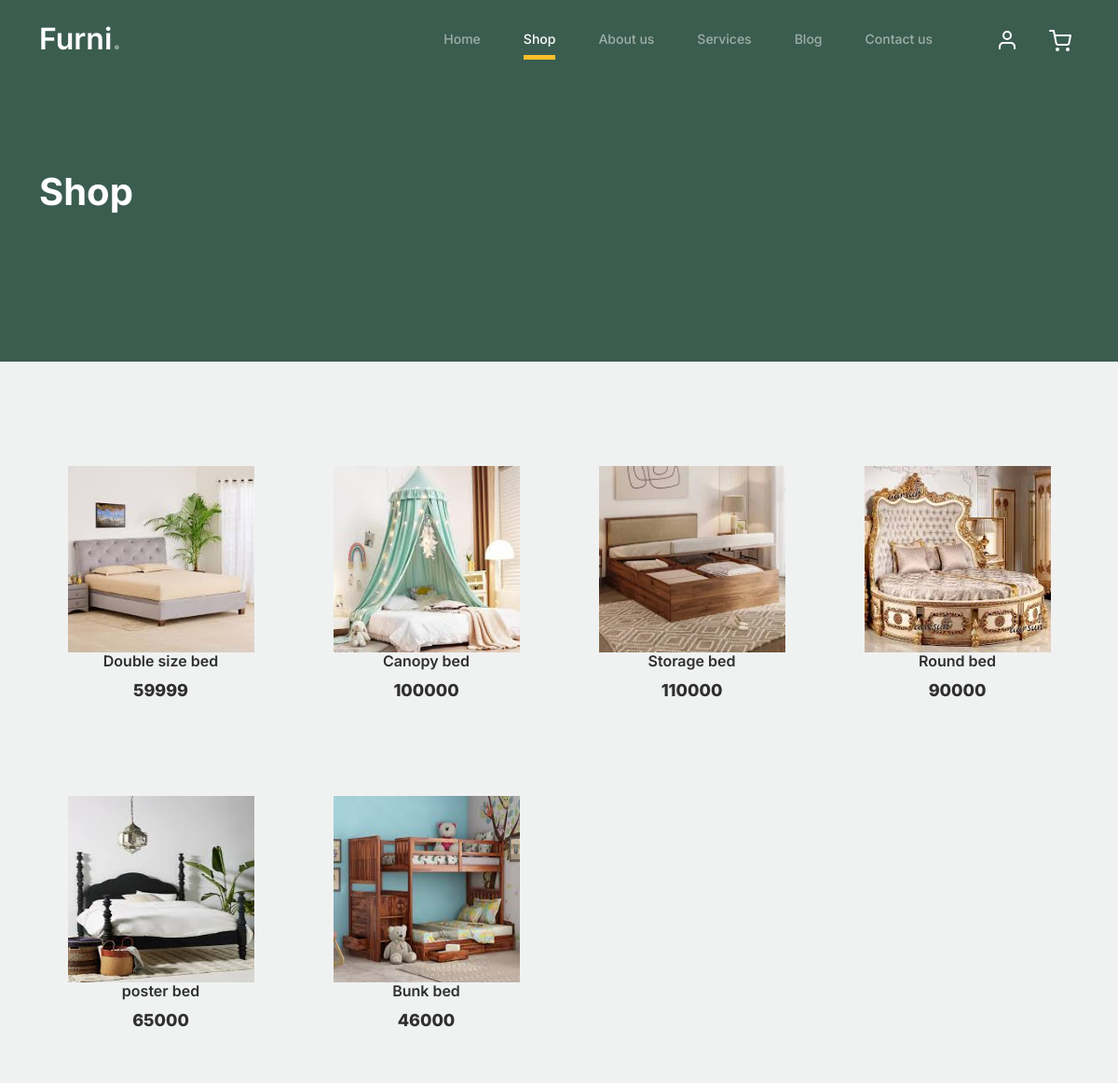
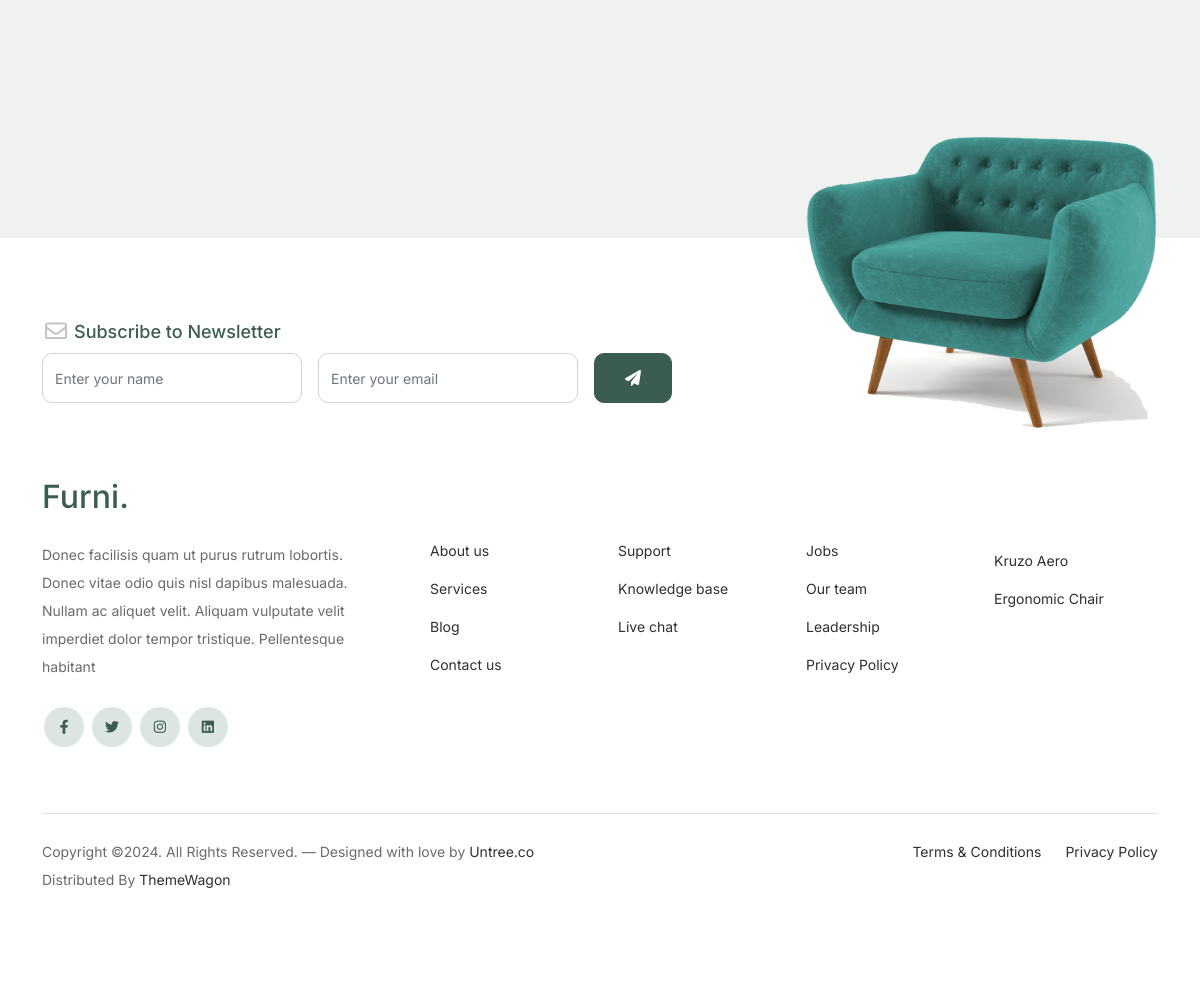
/products_filtered/Bed/, run on the app's committed database (2 pictures, top to bottom).
### furapp/models.py (models this page shows)
class Product_Db(models.Model):
    Category=models.CharField(max_length=100,null=True,blank=True)
    Product_name=models.CharField(max_length=100,null=True,blank=True)
    Quantity=models.IntegerField(null=True, blank=True)
    MRP=models.IntegerField(null=True, blank=True)
    Description = models.CharField(max_length=100, null=True, blank=True)
    Country=models.CharField(max_length=100,null=True,blank=True)
    Manufactured=models.CharField(max_length=100,null=True,blank=True)
    Product_Image1 = models.ImageField(upload_to="Product_Images", null=True, blank=True)
    Product_Image2 = models.ImageField(upload_to="Product_Images", null=True, blank=True)
    Product_Image3 = models.ImageField(upload_to="Product_Images", null=True, blank=True)

### webapp/views.py (the view)
# urls.py: path('products_filtered/<cat_name>/',views.products_filtered,name="products_filtered"),
def  products_filtered(req,cat_name):
    data=Product_Db.objects.filter(Category=cat_name)
    return render(req,"products_filtered.html",{'data':data})

### webapp/templates/products_filtered.html (shortened to what this page needs)
<!doctype html>
{% load static %}
<html lang="en">
<head>
		<link href="{% static 'web/css/bootstrap.min.css' %}" rel="stylesheet">
		<link href="https://cdnjs.cloudflare.com/ajax/libs/font-awesome/6.0.0-beta3/css/all.min.css" rel="stylesheet">
		<link href="{% static 'web/css/tiny-slider.css' %}" rel="stylesheet">
		<link href="{% static 'web/css/style.css' %}" rel="stylesheet">
	</head>
	<body>
		<nav class="custom-navbar navbar navbar navbar-expand-md navbar-dark bg-dark" arial-label="Furni navigation bar">
			<div class="container">
				<a class="navbar-brand" href="index.html">Furni<span>.</span></a>
				<div class="collapse navbar-collapse" id="navbarsFurni">
					<ul class="custom-navbar-nav navbar-nav ms-auto mb-2 mb-md-0">
						<li class="nav-item ">
							<a class="nav-link" href="index.html">Home</a>
						</li>
						<li class="active"><a class="nav-link" href="shop.html">Shop</a></li>
						<li><a class="nav-link" href="about.html">About us</a></li>
						<li><a class="nav-link" href="services.html">Services</a></li>
						<li><a class="nav-link" href="blog.html">Blog</a></li>
						<li><a class="nav-link" href="contact.html">Contact us</a></li>
					</ul>
					<ul class="custom-navbar-cta navbar-nav mb-2 mb-md-0 ms-5">
						<li><a class="nav-link" href="#"><img src="{% static 'web/images/user.svg' %}"></a></li>
						<li><a class="nav-link" href="{% url 'cart_page' %}"><img src="{% static 'web/images/cart.svg' %}"></a></li>
					</ul>
				</div>
			</div>
		</nav>
			<div class="hero">
				<div class="container">
					<div class="row justify-content-between">
						<div class="col-lg-5">
							<div class="intro-excerpt">
								<h1>Shop</h1>
							</div>
						</div>
						<div class="col-lg-7">
						</div>
					</div>
				</div>
			</div>
		<div class="untree_co-section product-section before-footer-section">
		    <div class="container">
		      	<div class="row">
					{% for d in data %}
					<div class="col-12 col-md-4 col-lg-3 mb-5">
						<a class="product-item" href="{% url 'single_product' pro_id=d.id %}">
							<img src="{{d.Product_Image1.url}}" width="200px" height="200px">
							<h3 class="product-title">{{d.Product_name}}</h3>
							<strong class="product-price">{{d.MRP}}</strong>
						</a>
					</div>
					{% endfor %}
		      	</div>
		    </div>
		</div>
		<footer class="footer-section">
			<div class="container relative">
				<div class="sofa-img">
					<img src="{% static 'web/images/sofa.png' %}" alt="Image" class="img-fluid">
				</div>
				<div class="row">
					<div class="col-lg-8">
						<div class="subscription-form">
							<h3 class="d-flex align-items-center"><span class="me-1"><img src="{% static 'web/images/envelope-outline.svg' %}" alt="Image" class="img-fluid"></span><span>Subscribe to Newsletter</span></h3>
							<form action="#" class="row g-3">
								<div class="col-auto">
									<input type="text" class="form-control" placeholder="Enter your name">
								</div>
								<div class="col-auto">
									<input type="email" class="form-control" placeholder="Enter your email">
								</div>
								<div class="col-auto">
									<button class="btn btn-primary">
										<span class="fa fa-paper-plane"></span>
									</button>
								</div>
							</form>
						</div>
					</div>
				</div>
				<div class="row g-5 mb-5">
					<div class="col-lg-4">
						<div class="mb-4 footer-logo-wrap"><a href="#" class="footer-logo">Furni<span>.</span></a></div>
						<p class="mb-4">Donec facilisis quam ut purus rutrum lobortis. Donec vitae odio quis nisl dapibus malesuada. Nullam ac aliquet velit. Aliquam vulputate velit imperdiet dolor tempor tristique. Pellentesque habitant</p>
						<ul class="list-unstyled custom-social">
							<li><a href="#"><span class="fa fa-brands fa-facebook-f"></span></a></li>
							<li><a href="#"><span class="fa fa-brands fa-twitter"></span></a></li>
							<li><a href="#"><span class="fa fa-brands fa-instagram"></span></a></li>
							<li><a href="#"><span class="fa fa-brands fa-linkedin"></span></a></li>
						</ul>
					</div>
					<div class="col-lg-8">
						<div class="row links-wrap">
							<div class="col-6 col-sm-6 col-md-3">
								<ul class="list-unstyled">
									<li><a href="#">About us</a></li>
									<li><a href="#">Services</a></li>
									<li><a href="#">Blog</a></li>
									<li><a href="#">Contact us</a></li>
								</ul>
							</div>
							<div class="col-6 col-sm-6 col-md-3">
								<ul class="list-unstyled">
									<li><a href="#">Support</a></li>
									<li><a href="#">Knowledge base</a></li>
									<li><a href="#">Live chat</a></li>
								</ul>
							</div>
							<div class="col-6 col-sm-6 col-md-3">
								<ul class="list-unstyled">
									<li><a href="#">Jobs</a></li>
									<li><a href="#">Our team</a></li>
									<li><a href="#">Leadership</a></li>
									<li><a href="#">Privacy Policy</a></li>
								</ul>
							</div>
							<div class="col-6 col-sm-6 col-md-3">
								<ul class="list-unstyled">
									<li><a href="#">Kruzo Aero</a></li>
									<li><a href="#">Ergonomic Chair</a></li>
								</ul>
							</div>
						</div>
					</div>
				</div>
				<div class="border-top copyright">
					<div class="row pt-4">
						<div class="col-lg-6">
							<p class="mb-2 text-center text-lg-start">Copyright &copy;. All Rights Reserved. &mdash; Designed with love by <a href="https://untree.co">Untree.co</a>  Distributed By <a href="https://themewagon.com">ThemeWagon</a>
            </p>
						</div>
						<div class="col-lg-6 text-center text-lg-end">
							<ul class="list-unstyled d-inline-flex ms-auto">
								<li class="me-4"><a href="#">Terms &amp; Conditions</a></li>
								<li><a href="#">Privacy Policy</a></li>
							</ul>
						</div>
					</div>
				</div>
			</div>
		</footer>
	</body>
</html>

### data on the page
Product_Db: Product_Image1 (picture), Product_name "Double size bed", MRP "59999"
Product_Db: Product_Image1 (picture), Product_name "Canopy bed", MRP "100000"
Product_Db: Product_Image1 (picture), Product_name "Storage bed", MRP "110000"
Product_Db: Product_Image1 (picture), Product_name "Round bed", MRP "90000"
Product_Db: Product_Image1 (picture), Product_name "poster bed", MRP "65000"
Product_Db: Product_Image1 (picture), Product_name "Bunk bed", MRP "46000"
